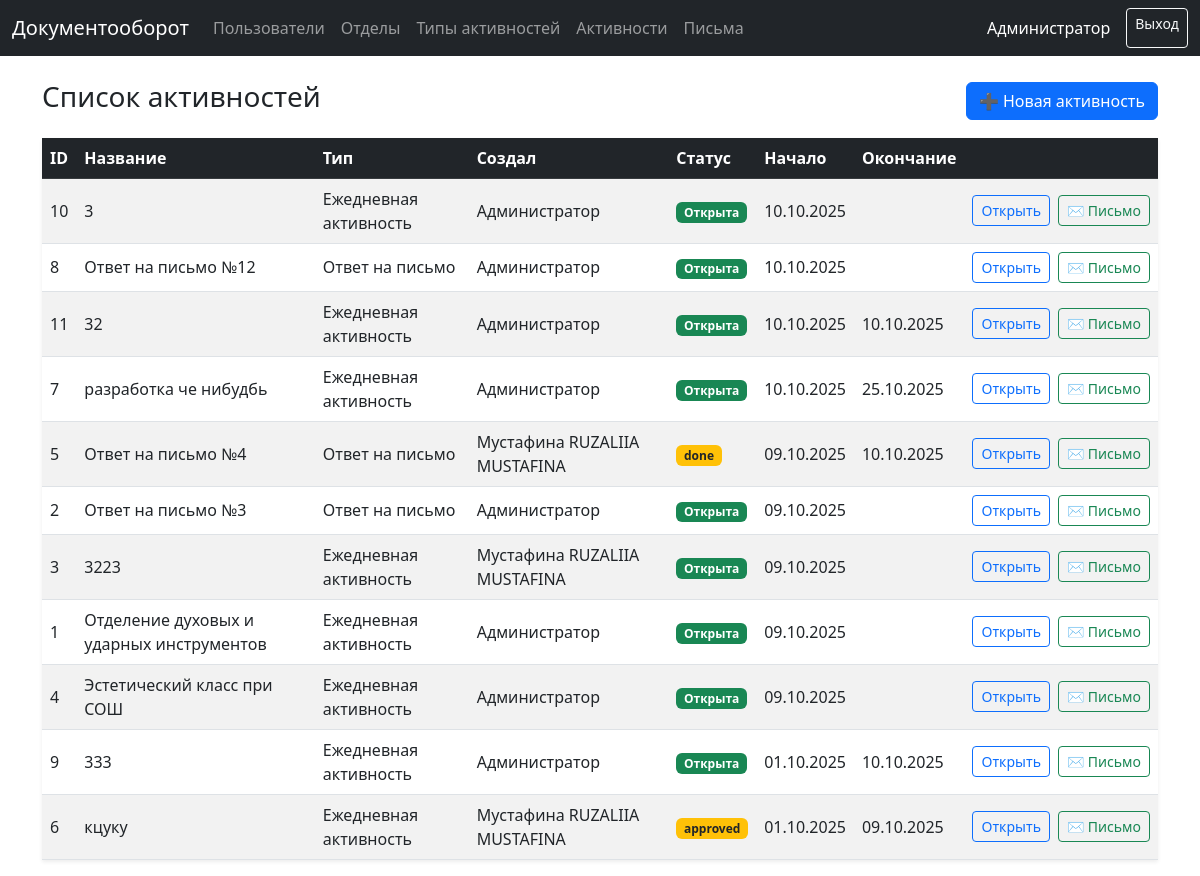
Screenshot of /activities (signed in) with the database file from the repository.
### models.py (models this page shows, shortened)
class User(UserMixin, db.Model):
    __tablename__ = "users"
    id = db.Column(db.Integer, primary_key=True)
    full_name = db.Column(db.String(255), nullable=False)
    username = db.Column(db.String(120), unique=True, nullable=False)
    password_hash = db.Column(db.String(255), nullable=False)
    role = db.Column(db.String(20), nullable=False, default="worker")
    department_id = db.Column(db.Integer, db.ForeignKey("departments.id"))
    is_approved = db.Column(db.Boolean, default=False, nullable=False)
    created_at = db.Column(db.DateTime, default=dt.datetime.utcnow)
    department = db.relationship("Department", backref="users")

class Activity(db.Model):
    __tablename__ = "activities"
    id = db.Column(db.Integer, primary_key=True)
    type_id = db.Column(db.Integer, db.ForeignKey("activity_types.id"), nullable=True)
    type = db.relationship("ActivityType")
    owner_id = db.Column(db.Integer, db.ForeignKey("users.id"), nullable=False)
    owner = db.relationship("User", foreign_keys=[owner_id], backref="activities")
    title = db.Column(db.String(255), nullable=False)
    description = db.Column(db.Text)
    start_date = db.Column(db.DateTime, default=dt.datetime.utcnow)
    end_date = db.Column(db.DateTime)
    status = db.Column(db.String(32), default="open")
    approved_by_id = db.Column(db.Integer, db.ForeignKey("users.id"))
    approved_by = db.relationship("User", foreign_keys=[approved_by_id])
    approved_at = db.Column(db.DateTime)
    approve_comment = db.Column(db.Text)
    source_letter_id = db.Column(db.Integer, db.ForeignKey("letters.id"))
    letters = db.relationship(
        "Letter",
        secondary=LetterActivityLink,
        back_populates="activities"
    )
    logs = db.relationship(
        "ActivityLog",
        backref="activity",
        cascade="all, delete-orphan",
        lazy="joined"
    )

class ActivityType(db.Model):
    __tablename__ = "activity_types"
    id = db.Column(db.Integer, primary_key=True)
    name = db.Column(db.String(200), unique=True, nullable=False)

### app.py (the view)
@app.get("/activities")
@login_required
def activities_page():
    if current_user.role in ("admin", "manager"):
        activities = Activity.query.order_by(Activity.start_date.desc()).all()
    else:
        activities = (
            Activity.query.filter_by(owner_id=current_user.id)
            .order_by(Activity.start_date.desc())
            .all()
        )
    return render_template("activities.html", title="Активности", activities=activities)

### app.py (called while the page is built)
@login_manager.user_loader
def load_user(user_id: str):
    return User.query.get(int(user_id))

@app.context_processor
def inject_now():
    from datetime import datetime
    return {'now': datetime.now}

### templates/activities.html
{% extends 'layout.html' %}
{% block content %}
<div class="d-flex justify-content-between align-items-center mb-3">
  <h3>Список активностей</h3>
  <a href="{{ url_for('create_activity') }}" class="btn btn-primary">➕ Новая активность</a>
</div>
<table class="table table-striped align-middle shadow-sm">
  <thead class="table-dark">
    <tr>
      <th>ID</th>
      <th>Название</th>
      <th>Тип</th>
      <th>Создал</th>
      <th>Статус</th>
      <th>Начало</th>
      <th>Окончание</th>
      <th></th>
    </tr>
  </thead>
  <tbody>
    {% for a in activities %}
    <tr>
      <td>{{ a.id }}</td>
      <td>{{ a.title }}</td>
      <td>{{ a.type.name if a.type else '-' }}</td>
      <td>{{ a.owner.full_name if a.owner else '-' }}</td>
      <td>
        {% if a.status == 'open' %}
          <span class="badge bg-success">Открыта</span>
        {% elif a.status == 'closed' %}
          <span class="badge bg-secondary">Закрыта</span>
        {% else %}
          <span class="badge bg-warning text-dark">{{ a.status }}</span>
        {% endif %}
      </td>
      <td>{{ a.start_date.strftime('%d.%m.%Y') if a.start_date else '' }}</td>
      <td>{{ a.end_date.strftime('%d.%m.%Y') if a.end_date else '' }}</td>
      <td class="text-nowrap">
  <a href="{{ url_for('activity_view', activity_id=a.id) }}"
     class="btn btn-sm btn-outline-primary me-1">Открыть</a>
 <a href="{{ url_for('new_letter_from_activity', activity_id=a.id) }}"
     class="btn btn-sm btn-outline-success">✉️ Письмо</a>
</td>
    </tr>
    {% endfor %}
  </tbody>
</table>
{% endblock %}

### templates/layout.html (shortened to what this page needs)
<!DOCTYPE html>
<html lang="ru">
<head>
  <link href="https://cdn.jsdelivr.net/npm/bootstrap@5.3.0/dist/css/bootstrap.min.css" rel="stylesheet">
</head>
<body>
<nav class="navbar navbar-expand-lg navbar-dark bg-dark mb-4">
  <div class="container-fluid">
    <a class="navbar-brand" href="/">Документооборот</a>
    {% if current_user.is_authenticated %}
      <ul class="navbar-nav me-auto mb-2 mb-lg-0">
        {% if current_user.role == 'admin' %}
          <li class="nav-item"><a class="nav-link" href="{{ url_for('admin_users') }}">Пользователи</a></li>
          <li class="nav-item"><a class="nav-link" href="{{ url_for('admin_departments') }}">Отделы</a></li>
          <li class="nav-item"><a class="nav-link" href="{{ url_for('admin_activity_types') }}">Типы активностей</a></li>
        {% endif %}
        <li class="nav-item"><a class="nav-link" href="{{ url_for('activities_page') }}">Активности</a></li>
        <li class="nav-item"><a class="nav-link" href="{{ url_for('letters_page') }}">Письма</a></li>
      </ul>
      <div class="d-flex">
        <span class="navbar-text me-3 text-white">{{ current_user.full_name }}</span>
        <a class="btn btn-outline-light btn-sm" href="{{ url_for('logout') }}">Выход</a>
      </div>
    {% endif %}
  </div>
</nav>
<div class="container">
  {% block content %}{% endblock %}
</div>
</body>
</html>

### rows the page displays
User: full_name "Администратор"
Activity: id "10", title "3", type "Ежедневная активность", owner "Администратор", status "Открыта", start_date "10.10.2025"
Activity: id "8", title "Ответ на письмо №12", type "Ответ на письмо", owner "Администратор", status "Открыта", start_date "10.10.2025"
Activity: id "11", title "32", type "Ежедневная активность", owner "Администратор", status "Открыта", start_date "10.10.2025", end_date "10.10.2025"
Activity: id "7", title "разработка че нибудбь", type "Ежедневная активность", owner "Администратор", status "Открыта", start_date "10.10.2025", end_date "25.10.2025"
Activity: id "5", title "Ответ на письмо №4", type "Ответ на письмо", owner "Мустафина RUZALIIA MUSTAFINA", status "done", start_date "09.10.2025", end_date "10.10.2025"
Activity: id "2", title "Ответ на письмо №3", type "Ответ на письмо", owner "Администратор", status "Открыта", start_date "09.10.2025"
Activity: id "3", title "3223", type "Ежедневная активность", owner "Мустафина RUZALIIA MUSTAFINA", status "Открыта", start_date "09.10.2025"
Activity: id "1", title "Отделение духовых и ударных инструментов", type "Ежедневная активность", owner "Администратор", status "Открыта", start_date "09.10.2025"
Activity: id "4", title "Эстетический класс при СОШ", type "Ежедневная активность", owner "Администратор", status "Открыта", start_date "09.10.2025"
Activity: id "9", title "333", type "Ежедневная активность", owner "Администратор", status "Открыта", start_date "01.10.2025", end_date "10.10.2025"
Activity: id "6", title "кцуку", type "Ежедневная активность", owner "Мустафина RUZALIIA MUSTAFINA", status "approved", start_date "01.10.2025", end_date "09.10.2025"
